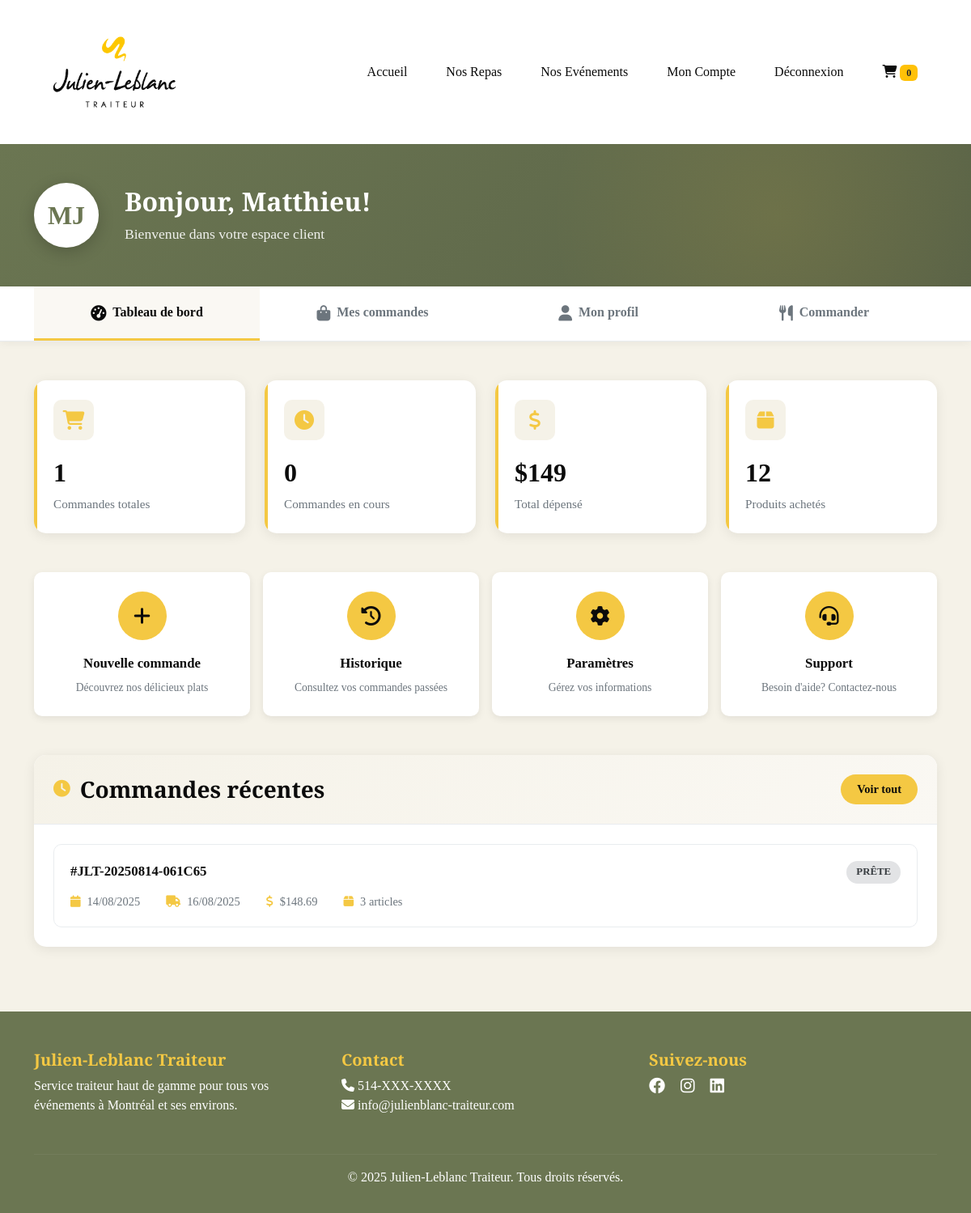
The app's page /account/ (signed in), older data.
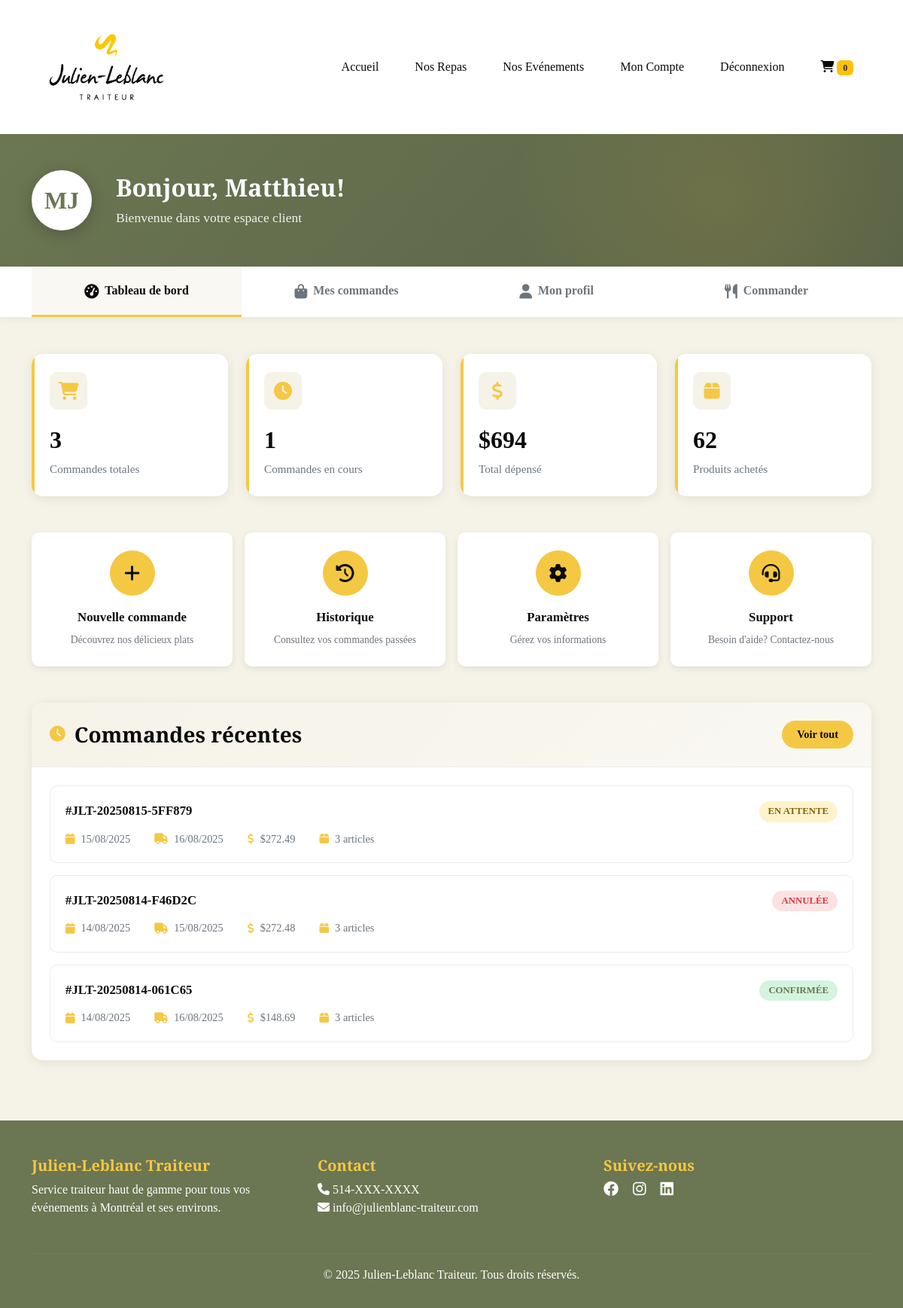
The same page, newer data.
### JLTsite/models.py (models this page shows, shortened)
class Order(models.Model):
    PENDING = 'pending'
    CONFIRMED = 'confirmed'
    PREPARING = 'preparing'
    READY = 'ready'
    DELIVERED = 'delivered'
    CANCELLED = 'cancelled'
    STATUS_CHOICES = [
        (PENDING, 'En attente'),
        (CONFIRMED, 'Confirmée'),
        (PREPARING, 'En préparation'),
        (READY, 'Prête'),
        (DELIVERED, 'Livrée'),
        (CANCELLED, 'Annulée'),
    ]
    PICKUP = 'pickup'
    DELIVERY = 'delivery'
    DELIVERY_CHOICES = [
        (PICKUP, 'Ramassage'),
        (DELIVERY, 'Livraison'),
    ]
    order_number = models.CharField(max_length=50, unique=True, editable=False)
    user = models.ForeignKey(User, on_delete=models.SET_NULL, null=True, related_name='orders')
    status = models.CharField(max_length=20, choices=STATUS_CHOICES, default=PENDING)
    first_name = models.CharField(max_length=100)
    last_name = models.CharField(max_length=100)
    email = models.EmailField()
    phone = models.CharField(max_length=20)
    company = models.CharField(max_length=200, blank=True)
    delivery_type = models.CharField(max_length=20, choices=DELIVERY_CHOICES, default=DELIVERY)
    delivery_address = models.TextField()
    delivery_postal_code = models.CharField(max_length=10)
    delivery_city = models.CharField(max_length=100)
    delivery_date = models.DateField()
    delivery_time = models.TimeField()
    delivery_notes = models.TextField(blank=True)
    subtotal = models.DecimalField(max_digits=10, decimal_places=2)
    tax_rate = models.DecimalField(max_digits=5, decimal_places=2, default=Decimal('14.975'))
    tax_amount = models.DecimalField(max_digits=10, decimal_places=2)
    delivery_fee = models.DecimalField(max_digits=10, decimal_places=2, default=Decimal('0.00'))
    discount_amount = models.DecimalField(max_digits=10, decimal_places=2, default=Decimal('0.00'))
    total = models.DecimalField(max_digits=10, decimal_places=2)
    payment_method = models.CharField(max_length=50, blank=True)
    payment_status = models.CharField(max_length=50, default='pending')
    transaction_id = models.CharField(max_length=200, blank=True)
    created_at = models.DateTimeField(auto_now_add=True)
    updated_at = models.DateTimeField(auto_now=True)
    confirmed_at = models.DateTimeField(null=True, blank=True)
    delivered_at = models.DateTimeField(null=True, blank=True)
    admin_notes = models.TextField(blank=True)
    ORDER_SOURCE_CHOICES = [
        ('online', 'En ligne'),
        ('manual', 'Manuelle (téléphone/sur place)'),
        ('admin', 'Créée par admin'),
    ]
    order_source = models.CharField(
        max_length=20,
        choices=ORDER_SOURCE_CHOICES,
        default='online',
        verbose_name='Source de la commande'
    )
    created_by = models.ForeignKey(
        User,
        on_delete=models.SET_NULL,
        null=True,
        blank=True,
        related_name='orders_created',
        verbose_name='Créée par'
    )
    is_phone_order = models.BooleanField(default=False, verbose_name='Commande téléphonique')
    class Meta:
        verbose_name = 'Commande'
        verbose_name_plural = 'Commandes'
        ordering = ['-created_at']

### JLTsite/views.py (the view)
# urls.py: path('account/', views.customer_dashboard, name='customer_dashboard'),
@login_required
def customer_dashboard(request):
    user = request.user
    recent_orders = Order.objects.filter(user=user).order_by('-created_at')[:5]
    stats = {
        'total_orders': Order.objects.filter(user=user).count(),
        'pending_orders': Order.objects.filter(user=user, status='pending').count(),
        'total_spent': Order.objects.filter(user=user).aggregate(Sum('total'))['total__sum'] or 0,
        'products_bought': OrderItem.objects.filter(order__user=user).aggregate(Sum('quantity'))['quantity__sum'] or 0,
    }
    context = {
        'user': user,
        'recent_orders': recent_orders,
        'stats': stats,
    }
    return render(request, 'JLTsite/customer_dashboard.html', context)

### JLTsite/templates/JLTsite/customer_dashboard.html (shortened to what the changed rows need)
{% extends 'JLTsite/base.html' %}
{% load static %}
{% load humanize %}
{% block content %}
<section class="dashboard-header">
    <div class="container">
        <div class="user-welcome">
            <div class="user-info">
                <h1>Bonjour, {{ user.first_name }}!</h1>
            </div>
        </div>
    </div>
</section>
<section class="dashboard-content">
    <div class="container">
        <div class="stats-grid">
            <div class="stat-card">
                <div class="stat-icon">
                    <i class="fas fa-shopping-cart"></i>
                </div>
                <div class="stat-value">{{ stats.total_orders }}</div>
                <div class="stat-label">Commandes totales</div>
            </div>
            <div class="stat-card">
                <div class="stat-icon">
                    <i class="fas fa-clock"></i>
                </div>
                <div class="stat-value">{{ stats.pending_orders }}</div>
                <div class="stat-label">Commandes en cours</div>
            </div>
            <div class="stat-card">
                <div class="stat-icon">
                    <i class="fas fa-dollar-sign"></i>
                </div>
                <div class="stat-value">${{ stats.total_spent|floatformat:0 }}</div>
                <div class="stat-label">Total dépensé</div>
            </div>
            <div class="stat-card">
                <div class="stat-icon">
                    <i class="fas fa-box"></i>
                </div>
                <div class="stat-value">{{ stats.products_bought }}</div>
                <div class="stat-label">Produits achetés</div>
            </div>
        </div>
        <div class="section-card">
            <div class="section-body">
                {% if recent_orders %}
                <div class="order-list">
                    {% for order in recent_orders %}
                    <div class="order-item" onclick="window.location.href='{% url 'customer_order_detail' order.order_number %}'">
                        <div class="order-header">
                            <span class="order-number">#{{ order.order_number }}</span>
                            <span class="order-status status-{{ order.status }}">
                                {{ order.get_status_display }}
                            </span>
                        </div>
                        <div class="order-details">
                            <div class="order-detail">
                                <i class="fas fa-calendar"></i>
                                {{ order.created_at|date:"d/m/Y" }}
                            </div>
                            <div class="order-detail">
                                <i class="fas fa-truck"></i>
                                {{ order.delivery_date|date:"d/m/Y" }}
                            </div>
                            <div class="order-detail">
                                <i class="fas fa-dollar-sign"></i>
                                ${{ order.total|floatformat:2 }}
                            </div>
                            <div class="order-detail">
                                <i class="fas fa-box"></i>
                                {{ order.items.count }} article{{ order.items.count|pluralize }}
                            </div>
                        </div>
                    </div>
                    {% endfor %}
                </div>
                {% endif %}
            </div>
        </div>
    </div>
</section>
{% endblock %}

Row changes from the older to the newer data that the page shows:
added Order: order_number "JLT-20250815-5FF879", status "EN ATTENTE", created_at "15/08/2025", delivery_date "16/08/2025", total "272.49", items.count "3"
added Order: order_number "JLT-20250814-F46D2C", status "ANNULÉE", created_at "14/08/2025", delivery_date "15/08/2025", total "272.48", items.count "3"
changed Order "JLT-20250814-061C65": status "PRÊTE" → "CONFIRMÉE"
Text that changed along with them:
{{ stats.total_orders }}: "1" → "3"
{{ stats.pending_orders }}: "0" → "1"
{{ stats.total_spent|floatformat:0 }}: "149" → "694"
{{ stats.products_bought }}: "12" → "62"
